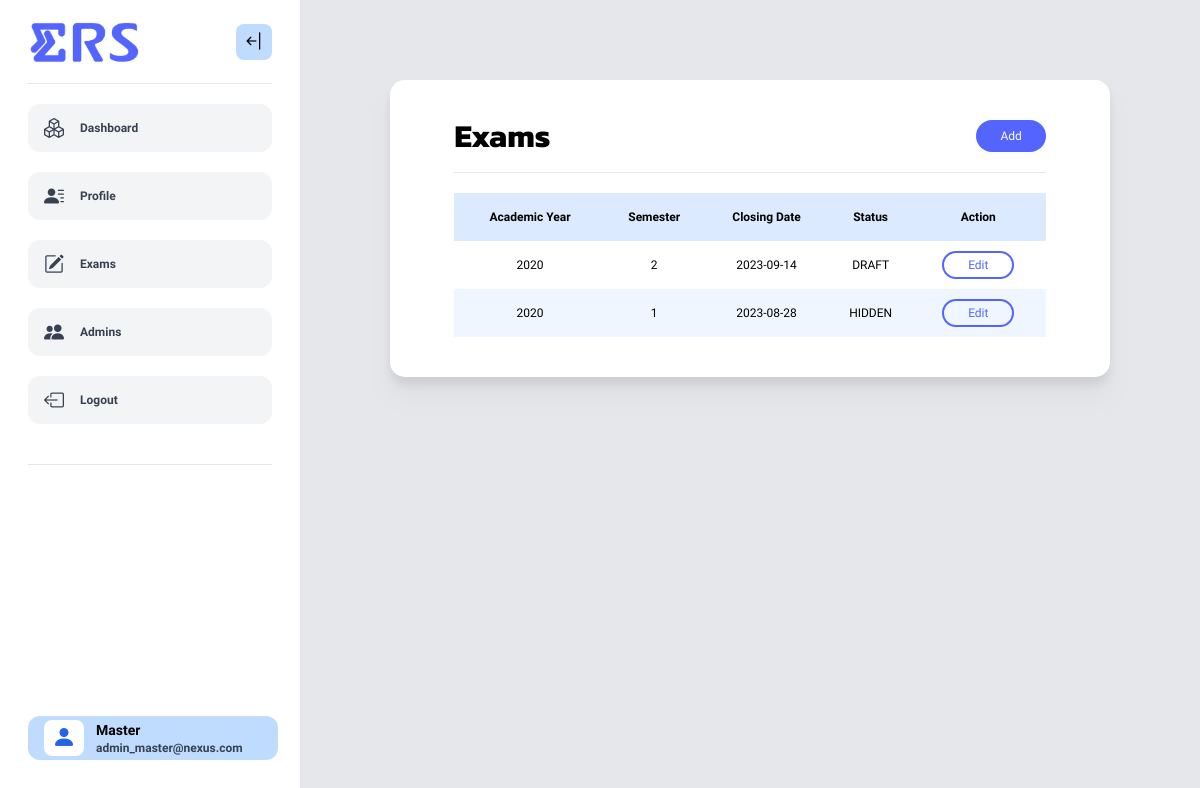
Screenshot of /master/exams/index.php (signed in) with the database file from the repository.
### tables this page shows
CREATE TABLE `exam_reg` (
  `exam_id` int(11) NOT NULL,
  `academic_year` varchar(10) NOT NULL,
  `semester` enum('1','2') NOT NULL,
  `status` enum('draft','registration','closed','hidden') DEFAULT 'draft',
  `closing_date` date NOT NULL DEFAULT '2020-01-01',
  `date_created` date DEFAULT '2020-01-01'
);

### config/adminName.php (called while the page is built, shortened)
<?php
$get_name = "
    SELECT a.name, ad.title
    FROM admin a
    INNER JOIN admin_details ad
    ON a.email = ad.email
    WHERE ad.email ='".$_SESSION['userid']."'";
$res = mysqli_fetch_assoc(mysqli_query($con, $get_name));
$userprofname = $res['name'];
?>

### master/exams/exam_mgmt.php (the view, shortened to what this page needs)
<?php
    $get_exams = "SELECT *
        FROM exam_reg
        ORDER BY academic_year DESC, semester DESC LIMIT 5;";
    $res = mysqli_query($con, $get_exams);
?>
<div class="w-10/12 mx-auto">
    <div class="w-full flex items-center justify-between">
        <h1 class="title">Exams</h1>
        <a href="?page=add">
            <button class="btn fill-btn">Add</button>
        </a>
    </div>
    <hr class="my-5">
    <table class="w-full text-center">
        <tr class="h-12 bg-blue-100 font-semibold">
            <th>Academic Year</th>
            <th>Semester</th>
            <th>Closing Date</th>
            <th>Status</th>
            <th>Action</th>
        </tr>
        <?php
        if (mysqli_num_rows($res) > 0) {
            while ($fetch = mysqli_fetch_assoc($res)) {
                ?>
                <tr class="h-12 odd:bg-blue-50">
                    <td><?php echo $fetch['academic_year'] ?></td>
                    <td><?php echo $fetch['semester'] ?></td>
                    <td><?php echo $fetch['closing_date'] ?></td>
                    <td><?php echo strtoupper($fetch['status']) ?></td>
                    <td>
                        <button onclick="edit(<?php echo $fetch['exam_id'] ?>)" class="btn outline-btn !py-1">Edit</button>
                    </td>
                </tr>
                <?php
            }
        } else {
            echo "<tr class='h-12 odd:bg-blue-50'>
                      <td colspan='5'>No record found</td>
                  </tr>";
        }
        ?>
    </table>
</div>

### master/navbar.php (shortened to what this page needs)
<nav
  id="navBar"
  class="fixed top-0 bottom-0 lg:left-0 py-5 px-7 w-[300px] bg-white drop-shadow-sm transition-all">
  <div class="flex items-center justify-between">
    <img
      src="<?php echo $rpath;?>../assets/img/logo/ERS_logo.gif"
      alt="Logo"
      class="w-28 transition-all"
      id="nav-logo" />
    <i
      onclick="toggleNavBar()"
      id="open-close-btn"
      class="bi bi-arrow-bar-left text-xl py-1 px-2 rounded-lg bg-blue-200 text-black cursor-pointer transition-all"></i>
  </div>
  <hr class="bg-gray-700 my-5" />
  <div class="flex flex-col gap-5" id="navLinks">
    <a
      id="dashboardLink"
      href="<?php echo $rpath;?>../master"
      class="flex items-center gap-4 w-full bg-gray-100 rounded-xl py-2.5 px-4 cursor-pointer transition-all hover:bg-gray-200 hover:text-black font-semibold text-gray-700">
      <i class="bi bi-boxes text-xl"></i>
      <span class="transition-all">Dashboard</span>
    </a>
    <a
      id="dashboardLink"
      href="<?php echo $rpath;?>index.php?page=profile"
      class="flex items-center gap-4 w-full bg-gray-100 rounded-xl py-2.5 px-4 cursor-pointer transition-all hover:bg-gray-200 hover:text-black font-semibold text-gray-700">
      <i class="bi bi-person-lines-fill text-xl"></i>
      <span class="transition-all">Profile</span>
    </a>
    <a
      id="dashboardLink"
      href="<?php echo $rpath;?>exams"
      class="flex items-center gap-4 w-full bg-gray-100 rounded-xl py-2.5 px-4 cursor-pointer transition-all hover:bg-gray-200 hover:text-black font-semibold text-gray-700">
      <i class="bi bi-pencil-square text-xl"></i>
      <span class="transition-all">Exams</span>
    </a>
    <a
      id="dashboardLink"
      href="<?php echo $rpath;?>index.php?page=listAdmins"
      class="flex items-center gap-4 w-full bg-gray-100 rounded-xl py-2.5 px-4 cursor-pointer transition-all hover:bg-gray-200 hover:text-black font-semibold text-gray-700">
      <i class="bi bi-people-fill text-xl"></i>
      <span class="transition-all">Admins</span>
    </a>
    <a
      id="dashboardLink"
      href="<?php echo $rpath;?>../logout.php"
      class="flex items-center gap-4 w-full bg-gray-100 rounded-xl py-2.5 px-4 cursor-pointer transition-all hover:bg-gray-200 hover:text-black font-semibold text-gray-700">
      <i class="bi bi-box-arrow-left text-xl"></i>
      <span class="transition-all">Logout</span>
    </a>
  </div>
  <hr class="bg-gray-700 my-10" />
  <a
    id="profile-sec"
    href="<?php echo $rpath;?>index.php?page=profile"
    class="fixed bottom-10 w-10/12 mx-auto bg-blue-200 rounded-xl flex items-center gap-3 py-1 px-4 cursor-pointer overflow-x-hidden">
      <i
        class="user-icon bi bi-person-fill text-2xl py-0.5 px-2 rounded-lg bg-white text-blue-600"></i>
      <div class="name-email leading-tight">
        <h4 class="text-black font-bold text-sm"><?php echo $userprofname ?></h4>
        <p class="text-xs font-semibold text-gray-700"><?php echo $_SESSION['userid'] ?></p>
      </div>
    </a>
</nav>

### assets/css/master.css (style rules this page uses)
:root { --primary: #5465ff; --secondary: #bfd7ff; --error: #ff5733; --title: "Kanit"; }
* { margin: 0; padding: 0; box-sizing: border-box; font-family: "Geologica", serif; }
.title { font-family: var(--title); font-weight: bolder; font-size: 2rem; }
.btn { border: none; border-radius: 9999px; padding: 0.5rem 1.5rem; font-weight: 500; cursor: pointer; text-align: center; transition: 0.4s all ease; }
.fill-btn { background-color: var(--primary) !important; color: white; }
.outline-btn { background-color: transparent; color: var(--primary); border: 2px solid var(--primary) !important; }

### rows the page displays
exam_reg: academic_year "2020", semester "2", closing_date "2023-09-14", status "DRAFT"
exam_reg: academic_year "2020", semester "1", closing_date "2023-08-28", status "HIDDEN"

### other values shown
$userprofname "Master"
$_SESSION['userid'] "admin_master@nexus.com"
